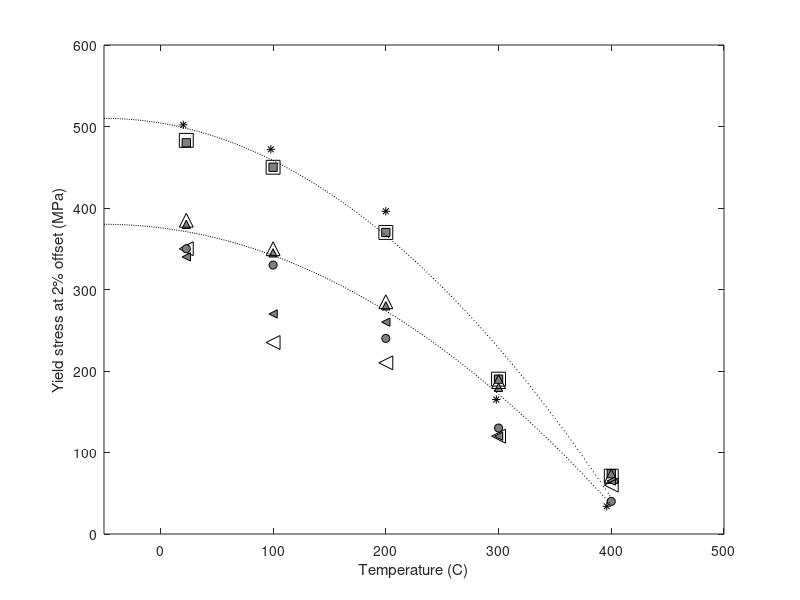

Write MATLAB code to recreate this figure.
clear all
close all

BMR=[23 .48
    100	0.45
200	0.37
300	0.19
400	0.074];
BMT=[23 .483
    100	0.45
200	0.37
300	0.19
400	0.071];
HOR=[23 0.38
    100	0.345
200	0.28
300	0.18
400	0.735];
HOT=[23 .385
    100	0.35
200	0.285
300	0.187
400	0.071];
HIR=[23 .34
    100	0.27
200	0.26
300	0.12
400	0.065];
HIT=[23 .35
    100	0.235
200	0.21
300	0.12
400	0.06];
NR=[23 .35
    100	0.33
200	0.24
300	0.13
400	0.04];
VURAL=[-60	513
20.3 502
98	472
200	396
298	165
396	34];
VURALFIT=[-57.83   508.5443
-56.3346   508.5415
-54.8393   508.5388
-53.3439   508.536
-51.8486   508.5332
-50.3533   508.5304
-48.858   508.5276
-47.3626   508.5249
-45.8655   507.0332
-44.37   507.0305
-42.8748   507.0277
-41.3795   507.0249
-39.8841   507.0221
-38.3888   507.0193
-36.8935   507.0166
-35.3981   507.0138
-33.9028   507.011
-32.4056   505.5194
-30.9102   505.5166
-29.415   505.5138
-27.9196   505.511
-26.4243   505.5082
-24.929   505.5055
-23.4336   505.5027
-21.9365   504.011
-20.4411   504.0083
-18.9458   504.0055
-17.4505   504.0027
-15.955   503.9999
-14.4598   503.9971
-12.9645   503.9944
-11.4673   502.5027
-9.972   502.4999
-8.4766   502.4971
-6.9813   502.4944
-5.486   502.4916
-3.9906   502.4888
-2.4953   502.486
-0.9981   500.9944
0.4971   500.9916
1.9925   500.9888
3.4879   500.9861
4.9832   500.9832
6.4785   500.9805
7.9757   499.4889
9.471   499.4861
10.9664   499.4833
12.4617   499.4805
13.9569   499.4777
15.4524   499.475
16.9496   497.9832
18.4449   497.9806
19.9402   497.9778
21.4355   497.975
22.9308   497.9722
24.4281   496.4806
25.9234   496.4778
27.4187   496.475
28.9141   496.4722
30.4112   494.9806
31.9066   494.9778
33.4019   494.975
34.8972   494.9723
36.3926   494.9695
37.8897   493.4779
39.3851   493.4751
40.8803   493.4723
42.3757   493.4695
43.8729   491.9779
45.3683   491.975
46.8636   491.9723
48.3589   491.9696
49.8561   490.4779
51.3514   490.4752
52.8468   490.4724
54.3421   490.4696
55.8393   488.978
57.3346   488.9752
58.8298   488.9724
60.3271   487.4808
61.8225   487.478
63.3178   487.4752
64.815   485.9836
66.3103   485.9808
67.8056   485.978
69.3028   484.4864
70.7982   484.4836
72.2934   484.4808
73.7907   482.9891
75.286   482.9864
76.7812   482.9837
78.2785   481.492
79.7738   481.4893
81.2692   481.4865
82.7664   479.9949
84.2617   479.9921
85.7589   478.5004
87.2542   478.4977
88.7495   478.4949
90.2467   477.0033
91.7421   477.0005
93.2392   475.5089
94.7346   475.5061
96.2318   474.0145
97.7271   474.0117
99.2224   474.0089
100.7196   472.5173
102.2149   472.5145
103.7121   471.0229
105.2075   471.0201
106.7046   469.5285
108.2   469.5257
109.6972   468.0341
111.1943   466.5424
112.6897   466.5396
114.1869   465.048
115.6822   465.0453
117.1794   463.5535
118.6747   463.5509
120.1719   462.0592
121.6691   460.5676
123.1644   460.5648
124.6616   459.0732
126.1588   457.5816
127.6541   457.5788
129.1513   456.0872
130.6484   454.5956
132.1438   454.5928
133.641   453.1012
135.1381   451.6095
136.6335   451.6068
138.1307   450.1151
139.6279   448.6235
141.1251   447.1319
142.6204   447.1291
144.1176   445.6375
145.6148   444.1459
147.112   442.6543
148.6091   441.1626
150.1063   439.671
151.6017   439.6682
153.0988   438.1766
154.596   436.685
156.0932   435.1934
157.5904   433.7018
159.0876   432.2101
160.5848   430.7185
162.082   429.2269
163.5791   427.7353
165.0763   426.2437
166.5735   424.752
168.0707   423.2604
169.5678   421.7688
169.5697   420.28
171.0651   420.2772
171.0669   418.7883
172.5623   418.7856
172.5641   417.2967
174.0594   417.2939
174.0613   415.8051
175.5585   414.3135
177.0557   412.8218
178.5529   411.3302
180.05   409.8386
181.5472   408.347
181.5491   406.8582
183.0463   405.3665
184.5434   403.8749
186.0406   402.3833
187.5377   400.8917
187.5396   399.4028
189.0369   397.9112
190.5341   396.4196
192.0312   394.928
192.0331   393.4391
193.5303   391.9475
195.0275   390.4559
196.5247   388.9643
196.5265   387.4754
198.0237   385.9838
199.5209   384.4922
199.5227   383.0034
201.0199   381.5117
202.5171   380.0201
202.519   378.5312
204.0161   377.0397
205.5133   375.5481
205.5152   374.0592
207.0124   372.5676
208.5096   371.076
208.5114   369.5871
210.0086   368.0955
210.0105   366.6067
211.5076   365.1151
213.0048   363.6234
213.0067   362.1346
214.5039   360.643
214.5057   359.1541
216.0029   357.6625
217.5001   356.1709
217.502   354.6821
218.999   353.1904
219.001   351.7016
220.4982   350.21
220.5   348.7212
221.9971   347.2295
223.4944   345.7379
223.4963   344.249
224.9933   342.7574
224.9952   341.2686
226.4925   339.777
226.4943   338.2882
227.9915   336.7965
227.9933   335.3077
229.4906   333.8161
229.4924   332.3272
230.9896   330.8356
230.9915   329.3468
232.4887   327.8552
232.4905   326.3663
233.9877   324.8747
235.4849   323.3831
235.4867   321.8942
236.9839   320.4026
236.9858   318.9138
238.483   317.4222
238.4848   315.9333
238.4867   314.4445
239.9839   312.9529
239.9857   311.464
241.4828   309.9724
241.4848   308.4836
242.9819   306.992
242.9838   305.503
244.4809   304.0115
244.4828   302.5227
245.98   301.0311
245.9819   299.5422
247.4791   298.0506
247.4809   296.5617
248.9781   295.0701
248.98   293.5813
248.9818   292.0925
250.479   290.6008
250.4809   289.112
251.978   287.6204
251.9799   286.1316
253.4771   284.6399
253.4788   283.1511
254.9761   281.6595
254.978   280.1706
254.9798   278.6818
256.4769   277.1902
256.4788   275.7013
257.9761   274.2097
257.9779   272.7208
259.4751   271.2293
259.4769   269.7404
259.4788   268.2516
260.976   266.76
260.9779   265.2711
262.475   263.7795
262.4769   262.2907
262.4788   260.8018
263.9759   259.3102
263.9778   257.8214
265.475   256.3298
265.4768   254.8409
266.974   253.3493
266.9759   251.8605
266.9777   250.3716
268.4748   248.88
268.4768   247.3912
269.974   245.8996
269.9758   244.4107
269.9777   242.9219
271.4748   241.4303
271.4767   239.9414
271.4786   238.4526
272.9757   236.9609
272.9776   235.4721
274.4748   233.9805
274.4766   232.4917
274.4785   231.0028
275.9757   229.5112
275.9775   228.0224
277.4747   226.5308
277.4766   225.0419
277.4784   223.5531
278.9756   222.0615
278.9775   220.5726
278.9792   219.0838
280.4765   217.5922
280.4784   216.1033
281.9756   214.6117
281.9774   213.1229
281.9792   211.634
283.4765   210.1424
283.4783   208.6536
283.4802   207.1647
284.9774   205.6731
284.9792   204.1843
284.9811   202.6954
286.4783   201.2038
286.4801   199.7149
287.9773   198.2234
287.979   196.7345
287.9809   195.2457
289.4782   193.7541
289.48   192.2652
289.4819   190.7764
290.979   189.2848
290.9809   187.7959
290.9828   186.3071
292.48   184.8155
292.4818   183.3266
292.4837   181.8378
293.9809   180.3462
293.9827   178.8574
295.4799   177.3657
295.4818   175.8769
295.4836   174.3881
296.9808   172.8963
296.9827   171.4076
296.9845   169.9188
298.4817   168.4271
298.4836   166.9383
298.4854   165.4495
299.9826   163.9578
299.9845   162.4689
299.9863   160.9802
301.4835   159.4886
301.4854   157.9997
301.4872   156.5109
302.9844   155.0193
302.9863   153.5304
302.9881   152.0416
304.4853   150.55
304.4872   149.0611
304.4889   147.5723
305.9862   146.0807
305.988   144.5918
305.9899   143.103
307.487   141.6114
307.4889   140.1225
307.4908   138.6337
308.988   137.1421
308.9898   135.6532
308.9917   134.1644
310.4889   132.6728
310.4907   131.184
310.4926   129.6951
311.9898   128.2035
311.9916   126.7147
311.9935   125.2258
313.4907   123.7342
313.4925   122.2454
313.4944   120.7565
314.9916   119.2649
314.9933   117.7761
314.9952   116.2872
314.9971   114.7984
316.4943   113.3068
316.4962   111.8178
316.498   110.3291
317.9952   108.8375
317.9971   107.3486
317.9989   105.8598
319.4961   104.3682
319.498   102.8793
319.4998   101.3905
320.9969   99.8989
320.9989   98.4101
321.0007   96.9212
322.4979   95.4296
322.4998   93.9407
322.5016   92.4519
323.9988   90.9603
324.0007   89.4715
324.0025   87.9826
324.0044   86.4938
325.5016   85.0022
325.5034   83.5133
325.5053   82.0245
327.0025   80.5329
327.0043   79.044
327.0062   77.5552
328.5032   76.0636
328.5051   74.5747
328.507   73.0859
330.0042   71.5943
330.0061   70.1054
330.008   68.6166
331.5051   67.125
331.507   65.6362
331.5089   64.1473
331.5107   62.6585
333.0079   61.1669
333.0097   59.678
333.0116   58.1892
334.5088   56.6976
334.5106   55.2086
334.5125   53.7199
336.0097   52.2283
336.0115   50.7393
336.0134   49.2506
336.0153   47.7618
337.5124   46.2701
337.5143   44.7812
337.5161   43.2925
339.0133   41.8008
339.0152   40.312
339.017   38.8232
340.5142   37.3315
340.5161   35.8427
342.0133   34.3511];

figure;
plot(BMR(:,1),BMR(:,2)*1000,'ks','MarkerFaceColor',[0.5 0.5 0.5]);
hold on;
plot(BMT(:,1),BMT(:,2)*1000,'ks','Markersize',10);
hold on;
plot(VURAL(:,1),VURAL(:,2),'*k');
% hold on;
% plot(VURALFIT(:,1),VURALFIT(:,2),'-k');

hold on;
plot(HOR(:,1),HOR(:,2)*1000,'k^','MarkerFaceColor',[0.5 0.5 0.5]);
hold on;
plot(HOT(:,1),HOT(:,2)*1000,'k^','Markersize',10);

hold on;
plot(HIR(:,1),HIR(:,2)*1000,'k<','MarkerFaceColor',[0.5 0.5 0.5]);
hold on;
plot(HIT(:,1),HIT(:,2)*1000,'k<','Markersize',10);

hold on;
plot(NR(:,1),NR(:,2)*1000,'ko','MarkerFaceColor',[0.5 0.5 0.5]);

xlabel('Temperature (C)');
ylabel('Yield stress at 2% offset (MPa)');

xlim([-50 500]);
ylim([0 600]);

JEFFITX= -50:1:400;
A=-0.0023;
B=0;
C=510;
D=50;
JEFFITY=A*(JEFFITX+D).^2+B*(JEFFITX+D)+C;
hold on;
plot(JEFFITX,JEFFITY,':k');

JEFFITX2= -50:1:400;
A=-0.0017;
B=0;
C=380;
D=50;
JEFFITY2=A*(JEFFITX+D).^2+B*(JEFFITX2+D)+C;
hold on;
plot(JEFFITX2,JEFFITY2,':k');